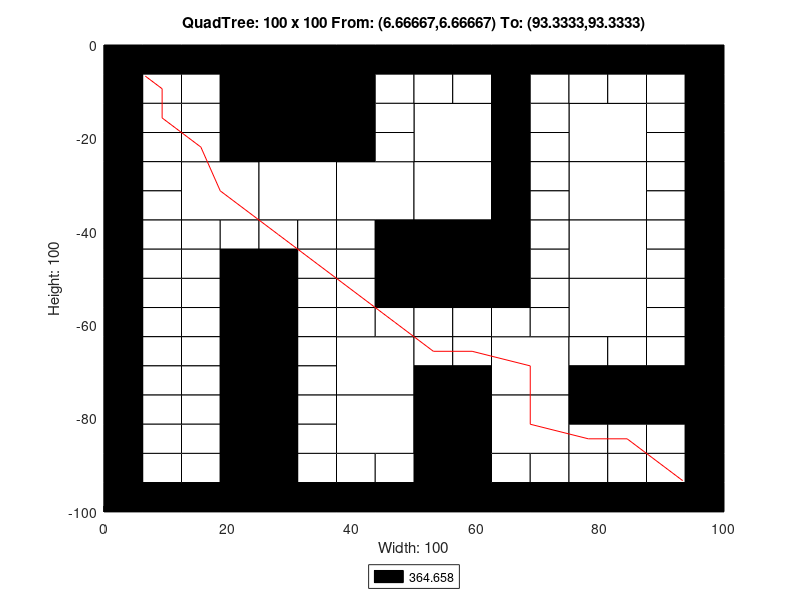

Reproduce this figure in MATLAB.
axis([0 100 -100 0]);
title('QuadTree: 100 x 100 From: (6.66667,6.66667) To: (93.3333,93.3333)');
xlabel('Width: 100');
ylabel('Height: 100');
rectangle('Position',[25 -12.5 12.5 12.5], 'FaceColor',[0 0 0]);
rectangle('Position',[25 -25 12.5 12.5], 'FaceColor',[0 0 0]);
rectangle('Position',[12.5 -37.5 12.5 12.5], 'FaceColor',[1 1 1]);
rectangle('Position',[25 -37.5 12.5 12.5], 'FaceColor',[1 1 1]);
rectangle('Position',[37.5 -37.5 12.5 12.5], 'FaceColor',[1 1 1]);
rectangle('Position',[50 -25 12.5 12.5], 'FaceColor',[1 1 1]);
rectangle('Position',[75 -25 12.5 12.5], 'FaceColor',[1 1 1]);
rectangle('Position',[50 -37.5 12.5 12.5], 'FaceColor',[1 1 1]);
rectangle('Position',[50 -50 12.5 12.5], 'FaceColor',[0 0 0]);
rectangle('Position',[75 -37.5 12.5 12.5], 'FaceColor',[1 1 1]);
rectangle('Position',[75 -50 12.5 12.5], 'FaceColor',[1 1 1]);
rectangle('Position',[37.5 -75 12.5 12.5], 'FaceColor',[1 1 1]);
rectangle('Position',[37.5 -87.5 12.5 12.5], 'FaceColor',[1 1 1]);
rectangle('Position',[62.5 -75 12.5 12.5], 'FaceColor',[1 1 1]);
rectangle('Position',[75 -62.5 12.5 12.5], 'FaceColor',[1 1 1]);
rectangle('Position',[50 -87.5 12.5 12.5], 'FaceColor',[0 0 0]);
rectangle('Position',[62.5 -87.5 12.5 12.5], 'FaceColor',[1 1 1]);
rectangle('Position',[50 -100 12.5 12.5], 'FaceColor',[0 0 0]);
rectangle('Position',[0 -6.25 6.25 6.25], 'FaceColor',[0 0 0]);
rectangle('Position',[6.25 -6.25 6.25 6.25], 'FaceColor',[0 0 0]);
rectangle('Position',[0 -12.5 6.25 6.25], 'FaceColor',[0 0 0]);
rectangle('Position',[6.25 -12.5 6.25 6.25], 'FaceColor',[1 1 1]);
rectangle('Position',[12.5 -6.25 6.25 6.25], 'FaceColor',[0 0 0]);
rectangle('Position',[18.75 -6.25 6.25 6.25], 'FaceColor',[0 0 0]);
rectangle('Position',[12.5 -12.5 6.25 6.25], 'FaceColor',[1 1 1]);
rectangle('Position',[18.75 -12.5 6.25 6.25], 'FaceColor',[0 0 0]);
rectangle('Position',[0 -18.75 6.25 6.25], 'FaceColor',[0 0 0]);
rectangle('Position',[6.25 -18.75 6.25 6.25], 'FaceColor',[1 1 1]);
rectangle('Position',[0 -25 6.25 6.25], 'FaceColor',[0 0 0]);
rectangle('Position',[6.25 -25 6.25 6.25], 'FaceColor',[1 1 1]);
rectangle('Position',[12.5 -18.75 6.25 6.25], 'FaceColor',[1 1 1]);
rectangle('Position',[18.75 -18.75 6.25 6.25], 'FaceColor',[0 0 0]);
rectangle('Position',[12.5 -25 6.25 6.25], 'FaceColor',[1 1 1]);
rectangle('Position',[18.75 -25 6.25 6.25], 'FaceColor',[0 0 0]);
rectangle('Position',[37.5 -6.25 6.25 6.25], 'FaceColor',[0 0 0]);
rectangle('Position',[43.75 -6.25 6.25 6.25], 'FaceColor',[0 0 0]);
rectangle('Position',[37.5 -12.5 6.25 6.25], 'FaceColor',[0 0 0]);
rectangle('Position',[43.75 -12.5 6.25 6.25], 'FaceColor',[1 1 1]);
rectangle('Position',[37.5 -18.75 6.25 6.25], 'FaceColor',[0 0 0]);
rectangle('Position',[43.75 -18.75 6.25 6.25], 'FaceColor',[1 1 1]);
rectangle('Position',[37.5 -25 6.25 6.25], 'FaceColor',[0 0 0]);
rectangle('Position',[43.75 -25 6.25 6.25], 'FaceColor',[1 1 1]);
rectangle('Position',[0 -31.25 6.25 6.25], 'FaceColor',[0 0 0]);
rectangle('Position',[6.25 -31.25 6.25 6.25], 'FaceColor',[1 1 1]);
rectangle('Position',[0 -37.5 6.25 6.25], 'FaceColor',[0 0 0]);
rectangle('Position',[6.25 -37.5 6.25 6.25], 'FaceColor',[1 1 1]);
rectangle('Position',[0 -43.75 6.25 6.25], 'FaceColor',[0 0 0]);
rectangle('Position',[6.25 -43.75 6.25 6.25], 'FaceColor',[1 1 1]);
rectangle('Position',[0 -50 6.25 6.25], 'FaceColor',[0 0 0]);
rectangle('Position',[6.25 -50 6.25 6.25], 'FaceColor',[1 1 1]);
rectangle('Position',[12.5 -43.75 6.25 6.25], 'FaceColor',[1 1 1]);
rectangle('Position',[18.75 -43.75 6.25 6.25], 'FaceColor',[1 1 1]);
rectangle('Position',[12.5 -50 6.25 6.25], 'FaceColor',[1 1 1]);
rectangle('Position',[18.75 -50 6.25 6.25], 'FaceColor',[0 0 0]);
rectangle('Position',[25 -43.75 6.25 6.25], 'FaceColor',[1 1 1]);
rectangle('Position',[31.25 -43.75 6.25 6.25], 'FaceColor',[1 1 1]);
rectangle('Position',[25 -50 6.25 6.25], 'FaceColor',[0 0 0]);
rectangle('Position',[31.25 -50 6.25 6.25], 'FaceColor',[1 1 1]);
rectangle('Position',[37.5 -43.75 6.25 6.25], 'FaceColor',[1 1 1]);
rectangle('Position',[43.75 -43.75 6.25 6.25], 'FaceColor',[0 0 0]);
rectangle('Position',[37.5 -50 6.25 6.25], 'FaceColor',[1 1 1]);
rectangle('Position',[43.75 -50 6.25 6.25], 'FaceColor',[0 0 0]);
rectangle('Position',[50 -6.25 6.25 6.25], 'FaceColor',[0 0 0]);
rectangle('Position',[56.25 -6.25 6.25 6.25], 'FaceColor',[0 0 0]);
rectangle('Position',[50 -12.5 6.25 6.25], 'FaceColor',[1 1 1]);
rectangle('Position',[56.25 -12.5 6.25 6.25], 'FaceColor',[1 1 1]);
rectangle('Position',[62.5 -6.25 6.25 6.25], 'FaceColor',[0 0 0]);
rectangle('Position',[68.75 -6.25 6.25 6.25], 'FaceColor',[0 0 0]);
rectangle('Position',[62.5 -12.5 6.25 6.25], 'FaceColor',[0 0 0]);
rectangle('Position',[68.75 -12.5 6.25 6.25], 'FaceColor',[1 1 1]);
rectangle('Position',[62.5 -18.75 6.25 6.25], 'FaceColor',[0 0 0]);
rectangle('Position',[68.75 -18.75 6.25 6.25], 'FaceColor',[1 1 1]);
rectangle('Position',[62.5 -25 6.25 6.25], 'FaceColor',[0 0 0]);
rectangle('Position',[68.75 -25 6.25 6.25], 'FaceColor',[1 1 1]);
rectangle('Position',[75 -6.25 6.25 6.25], 'FaceColor',[0 0 0]);
rectangle('Position',[81.25 -6.25 6.25 6.25], 'FaceColor',[0 0 0]);
rectangle('Position',[75 -12.5 6.25 6.25], 'FaceColor',[1 1 1]);
rectangle('Position',[81.25 -12.5 6.25 6.25], 'FaceColor',[1 1 1]);
rectangle('Position',[87.5 -6.25 6.25 6.25], 'FaceColor',[0 0 0]);
rectangle('Position',[93.75 -6.25 6.25 6.25], 'FaceColor',[0 0 0]);
rectangle('Position',[87.5 -12.5 6.25 6.25], 'FaceColor',[1 1 1]);
rectangle('Position',[93.75 -12.5 6.25 6.25], 'FaceColor',[0 0 0]);
rectangle('Position',[87.5 -18.75 6.25 6.25], 'FaceColor',[1 1 1]);
rectangle('Position',[93.75 -18.75 6.25 6.25], 'FaceColor',[0 0 0]);
rectangle('Position',[87.5 -25 6.25 6.25], 'FaceColor',[1 1 1]);
rectangle('Position',[93.75 -25 6.25 6.25], 'FaceColor',[0 0 0]);
rectangle('Position',[62.5 -31.25 6.25 6.25], 'FaceColor',[0 0 0]);
rectangle('Position',[68.75 -31.25 6.25 6.25], 'FaceColor',[1 1 1]);
rectangle('Position',[62.5 -37.5 6.25 6.25], 'FaceColor',[0 0 0]);
rectangle('Position',[68.75 -37.5 6.25 6.25], 'FaceColor',[1 1 1]);
rectangle('Position',[62.5 -43.75 6.25 6.25], 'FaceColor',[0 0 0]);
rectangle('Position',[68.75 -43.75 6.25 6.25], 'FaceColor',[1 1 1]);
rectangle('Position',[62.5 -50 6.25 6.25], 'FaceColor',[0 0 0]);
rectangle('Position',[68.75 -50 6.25 6.25], 'FaceColor',[1 1 1]);
rectangle('Position',[87.5 -31.25 6.25 6.25], 'FaceColor',[1 1 1]);
rectangle('Position',[93.75 -31.25 6.25 6.25], 'FaceColor',[0 0 0]);
rectangle('Position',[87.5 -37.5 6.25 6.25], 'FaceColor',[1 1 1]);
rectangle('Position',[93.75 -37.5 6.25 6.25], 'FaceColor',[0 0 0]);
rectangle('Position',[87.5 -43.75 6.25 6.25], 'FaceColor',[1 1 1]);
rectangle('Position',[93.75 -43.75 6.25 6.25], 'FaceColor',[0 0 0]);
rectangle('Position',[87.5 -50 6.25 6.25], 'FaceColor',[1 1 1]);
rectangle('Position',[93.75 -50 6.25 6.25], 'FaceColor',[0 0 0]);
rectangle('Position',[0 -56.25 6.25 6.25], 'FaceColor',[0 0 0]);
rectangle('Position',[6.25 -56.25 6.25 6.25], 'FaceColor',[1 1 1]);
rectangle('Position',[0 -62.5 6.25 6.25], 'FaceColor',[0 0 0]);
rectangle('Position',[6.25 -62.5 6.25 6.25], 'FaceColor',[1 1 1]);
rectangle('Position',[12.5 -56.25 6.25 6.25], 'FaceColor',[1 1 1]);
rectangle('Position',[18.75 -56.25 6.25 6.25], 'FaceColor',[0 0 0]);
rectangle('Position',[12.5 -62.5 6.25 6.25], 'FaceColor',[1 1 1]);
rectangle('Position',[18.75 -62.5 6.25 6.25], 'FaceColor',[0 0 0]);
rectangle('Position',[0 -68.75 6.25 6.25], 'FaceColor',[0 0 0]);
rectangle('Position',[6.25 -68.75 6.25 6.25], 'FaceColor',[1 1 1]);
rectangle('Position',[0 -75 6.25 6.25], 'FaceColor',[0 0 0]);
rectangle('Position',[6.25 -75 6.25 6.25], 'FaceColor',[1 1 1]);
rectangle('Position',[12.5 -68.75 6.25 6.25], 'FaceColor',[1 1 1]);
rectangle('Position',[18.75 -68.75 6.25 6.25], 'FaceColor',[0 0 0]);
rectangle('Position',[12.5 -75 6.25 6.25], 'FaceColor',[1 1 1]);
rectangle('Position',[18.75 -75 6.25 6.25], 'FaceColor',[0 0 0]);
rectangle('Position',[25 -56.25 6.25 6.25], 'FaceColor',[0 0 0]);
rectangle('Position',[31.25 -56.25 6.25 6.25], 'FaceColor',[1 1 1]);
rectangle('Position',[25 -62.5 6.25 6.25], 'FaceColor',[0 0 0]);
rectangle('Position',[31.25 -62.5 6.25 6.25], 'FaceColor',[1 1 1]);
rectangle('Position',[37.5 -56.25 6.25 6.25], 'FaceColor',[1 1 1]);
rectangle('Position',[43.75 -56.25 6.25 6.25], 'FaceColor',[0 0 0]);
rectangle('Position',[37.5 -62.5 6.25 6.25], 'FaceColor',[1 1 1]);
rectangle('Position',[43.75 -62.5 6.25 6.25], 'FaceColor',[1 1 1]);
rectangle('Position',[25 -68.75 6.25 6.25], 'FaceColor',[0 0 0]);
rectangle('Position',[31.25 -68.75 6.25 6.25], 'FaceColor',[1 1 1]);
rectangle('Position',[25 -75 6.25 6.25], 'FaceColor',[0 0 0]);
rectangle('Position',[31.25 -75 6.25 6.25], 'FaceColor',[1 1 1]);
rectangle('Position',[0 -81.25 6.25 6.25], 'FaceColor',[0 0 0]);
rectangle('Position',[6.25 -81.25 6.25 6.25], 'FaceColor',[1 1 1]);
rectangle('Position',[0 -87.5 6.25 6.25], 'FaceColor',[0 0 0]);
rectangle('Position',[6.25 -87.5 6.25 6.25], 'FaceColor',[1 1 1]);
rectangle('Position',[12.5 -81.25 6.25 6.25], 'FaceColor',[1 1 1]);
rectangle('Position',[18.75 -81.25 6.25 6.25], 'FaceColor',[0 0 0]);
rectangle('Position',[12.5 -87.5 6.25 6.25], 'FaceColor',[1 1 1]);
rectangle('Position',[18.75 -87.5 6.25 6.25], 'FaceColor',[0 0 0]);
rectangle('Position',[0 -93.75 6.25 6.25], 'FaceColor',[0 0 0]);
rectangle('Position',[6.25 -93.75 6.25 6.25], 'FaceColor',[1 1 1]);
rectangle('Position',[0 -100 6.25 6.25], 'FaceColor',[0 0 0]);
rectangle('Position',[6.25 -100 6.25 6.25], 'FaceColor',[0 0 0]);
rectangle('Position',[12.5 -93.75 6.25 6.25], 'FaceColor',[1 1 1]);
rectangle('Position',[18.75 -93.75 6.25 6.25], 'FaceColor',[0 0 0]);
rectangle('Position',[12.5 -100 6.25 6.25], 'FaceColor',[0 0 0]);
rectangle('Position',[18.75 -100 6.25 6.25], 'FaceColor',[0 0 0]);
rectangle('Position',[25 -81.25 6.25 6.25], 'FaceColor',[0 0 0]);
rectangle('Position',[31.25 -81.25 6.25 6.25], 'FaceColor',[1 1 1]);
rectangle('Position',[25 -87.5 6.25 6.25], 'FaceColor',[0 0 0]);
rectangle('Position',[31.25 -87.5 6.25 6.25], 'FaceColor',[1 1 1]);
rectangle('Position',[25 -93.75 6.25 6.25], 'FaceColor',[0 0 0]);
rectangle('Position',[31.25 -93.75 6.25 6.25], 'FaceColor',[1 1 1]);
rectangle('Position',[25 -100 6.25 6.25], 'FaceColor',[0 0 0]);
rectangle('Position',[31.25 -100 6.25 6.25], 'FaceColor',[0 0 0]);
rectangle('Position',[37.5 -93.75 6.25 6.25], 'FaceColor',[1 1 1]);
rectangle('Position',[43.75 -93.75 6.25 6.25], 'FaceColor',[1 1 1]);
rectangle('Position',[37.5 -100 6.25 6.25], 'FaceColor',[0 0 0]);
rectangle('Position',[43.75 -100 6.25 6.25], 'FaceColor',[0 0 0]);
rectangle('Position',[50 -56.25 6.25 6.25], 'FaceColor',[0 0 0]);
rectangle('Position',[56.25 -56.25 6.25 6.25], 'FaceColor',[0 0 0]);
rectangle('Position',[50 -62.5 6.25 6.25], 'FaceColor',[1 1 1]);
rectangle('Position',[56.25 -62.5 6.25 6.25], 'FaceColor',[1 1 1]);
rectangle('Position',[62.5 -56.25 6.25 6.25], 'FaceColor',[0 0 0]);
rectangle('Position',[68.75 -56.25 6.25 6.25], 'FaceColor',[1 1 1]);
rectangle('Position',[62.5 -62.5 6.25 6.25], 'FaceColor',[1 1 1]);
rectangle('Position',[68.75 -62.5 6.25 6.25], 'FaceColor',[1 1 1]);
rectangle('Position',[50 -68.75 6.25 6.25], 'FaceColor',[1 1 1]);
rectangle('Position',[56.25 -68.75 6.25 6.25], 'FaceColor',[1 1 1]);
rectangle('Position',[50 -75 6.25 6.25], 'FaceColor',[0 0 0]);
rectangle('Position',[56.25 -75 6.25 6.25], 'FaceColor',[0 0 0]);
rectangle('Position',[87.5 -56.25 6.25 6.25], 'FaceColor',[1 1 1]);
rectangle('Position',[93.75 -56.25 6.25 6.25], 'FaceColor',[0 0 0]);
rectangle('Position',[87.5 -62.5 6.25 6.25], 'FaceColor',[1 1 1]);
rectangle('Position',[93.75 -62.5 6.25 6.25], 'FaceColor',[0 0 0]);
rectangle('Position',[75 -68.75 6.25 6.25], 'FaceColor',[1 1 1]);
rectangle('Position',[81.25 -68.75 6.25 6.25], 'FaceColor',[1 1 1]);
rectangle('Position',[75 -75 6.25 6.25], 'FaceColor',[0 0 0]);
rectangle('Position',[81.25 -75 6.25 6.25], 'FaceColor',[0 0 0]);
rectangle('Position',[87.5 -68.75 6.25 6.25], 'FaceColor',[1 1 1]);
rectangle('Position',[93.75 -68.75 6.25 6.25], 'FaceColor',[0 0 0]);
rectangle('Position',[87.5 -75 6.25 6.25], 'FaceColor',[0 0 0]);
rectangle('Position',[93.75 -75 6.25 6.25], 'FaceColor',[0 0 0]);
rectangle('Position',[62.5 -93.75 6.25 6.25], 'FaceColor',[1 1 1]);
rectangle('Position',[68.75 -93.75 6.25 6.25], 'FaceColor',[1 1 1]);
rectangle('Position',[62.5 -100 6.25 6.25], 'FaceColor',[0 0 0]);
rectangle('Position',[68.75 -100 6.25 6.25], 'FaceColor',[0 0 0]);
rectangle('Position',[75 -81.25 6.25 6.25], 'FaceColor',[0 0 0]);
rectangle('Position',[81.25 -81.25 6.25 6.25], 'FaceColor',[0 0 0]);
rectangle('Position',[75 -87.5 6.25 6.25], 'FaceColor',[1 1 1]);
rectangle('Position',[81.25 -87.5 6.25 6.25], 'FaceColor',[1 1 1]);
rectangle('Position',[87.5 -81.25 6.25 6.25], 'FaceColor',[0 0 0]);
rectangle('Position',[93.75 -81.25 6.25 6.25], 'FaceColor',[0 0 0]);
rectangle('Position',[87.5 -87.5 6.25 6.25], 'FaceColor',[1 1 1]);
rectangle('Position',[93.75 -87.5 6.25 6.25], 'FaceColor',[0 0 0]);
rectangle('Position',[75 -93.75 6.25 6.25], 'FaceColor',[1 1 1]);
rectangle('Position',[81.25 -93.75 6.25 6.25], 'FaceColor',[1 1 1]);
rectangle('Position',[75 -100 6.25 6.25], 'FaceColor',[0 0 0]);
rectangle('Position',[81.25 -100 6.25 6.25], 'FaceColor',[0 0 0]);
rectangle('Position',[87.5 -93.75 6.25 6.25], 'FaceColor',[1 1 1]);
rectangle('Position',[93.75 -93.75 6.25 6.25], 'FaceColor',[0 0 0]);
rectangle('Position',[87.5 -100 6.25 6.25], 'FaceColor',[0 0 0]);
rectangle('Position',[93.75 -100 6.25 6.25], 'FaceColor',[0 0 0]);
X=[93.3333,90.625,84.375,78.125,68.75,68.75,59.375,53.125,46.875,40.625,34.375,28.125,18.75,15.625,9.375,9.375,6.66667];
Y=[-93.3333,-90.625,-84.375,-84.375,-81.25,-68.75,-65.625,-65.625,-59.375,-53.125,-46.875,-40.625,-31.25,-21.875,-15.625,-9.375,-6.66667];
hold on;
plot(X,Y,'r');
legend('364.658','Location','southoutside');
